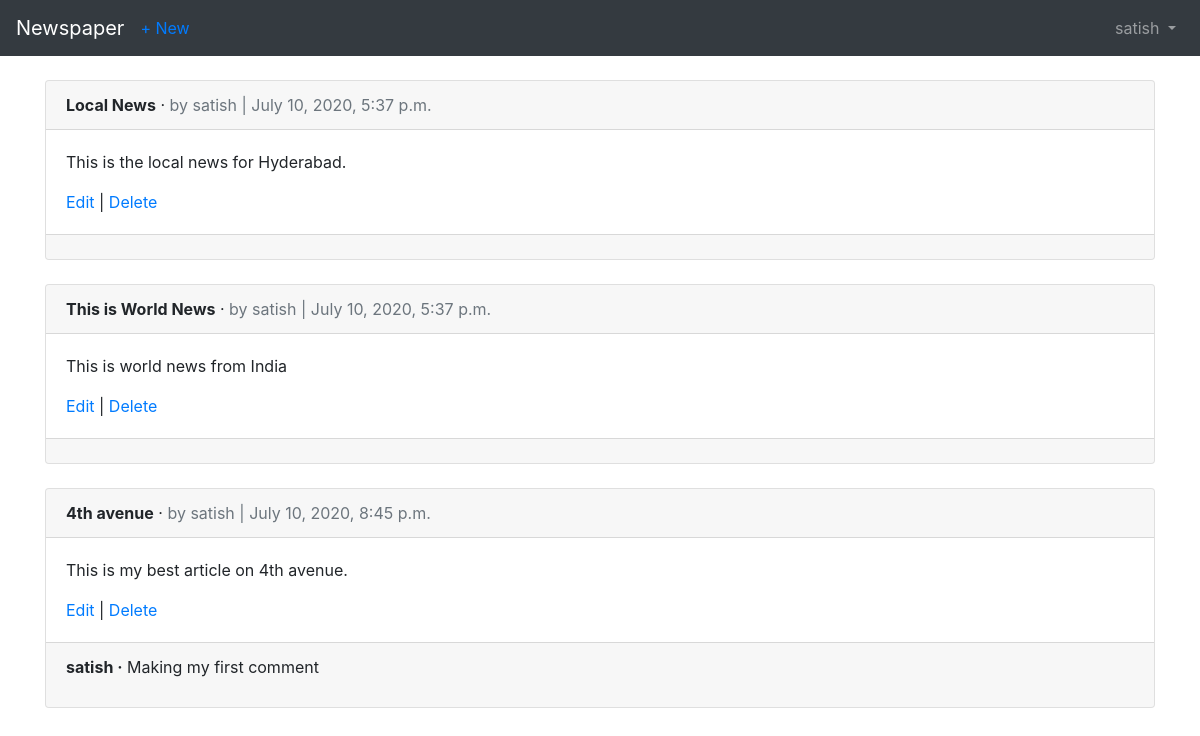
The page /articles/ (signed in) on the database its author committed.
### users/models.py (models this page shows)
class CustomUser(AbstractUser):
    age = models.PositiveIntegerField(null = True, blank = True)

### articles/models.py (models this page shows, shortened)
class Article(models.Model):
    title = models.CharField(max_length = 255)
    body = models.TextField()
    date = models.DateTimeField(auto_now_add = True)
    author = models.ForeignKey(
        get_user_model(),
        on_delete = models.CASCADE,
    )

class Comment(models.Model):
    article = models.ForeignKey(Article, on_delete = models.CASCADE,
    related_name = 'comments',
    )
    comment = models.CharField(max_length = 140)
    author = models.ForeignKey(
        get_user_model(),
        on_delete = models.CASCADE,
    )
    def __str__(self):
        return self.comment

### articles/views.py (the view)
# urls.py: path('', ArticleListView.as_view(), name = 'article_list'),
class ArticleListView(LoginRequiredMixin,ListView):
    model = Article
    template_name = 'article_list.html'

### articles/templates/article_list.html (shortened to what this page needs)
{% extends 'base.html' %}
{% block content %}
    {% for article in object_list %}
      <div class="card">
          <div class="card-header">
              <span class="font-weight-bold">{{ article.title }}</span> &middot;
              <span class="text-muted">by {{ article.author }} | {{ article.date }}</span>
          </div>
          <div class="card-body">
              <p>{{ article.body }}</p>
              <a href="{% url 'article_edit' article.pk %}">Edit</a> | <a href="{% url 'article_delete' article.pk %}">Delete</a>
          </div>
          <div class="card-footer">
              {% for comment in article.comments.all %}
              <p>
                  <span class="font-weight-bold">{{ comment.author }} &middot;</span>
                  {{ comment }}
              </p>
              {% endfor %}
          </div>
      </div>
      <br />
    {% endfor %}
{% endblock content %}

### templates/base.html (shortened to what this page needs)
<!doctype html>
<html lang="en">
  <head>
    <link rel="stylesheet" href="https://stackpath.bootstrapcdn.com/bootstrap/4.1.3/css/bootstrap.min.css">
  </head>
  <body>
    <nav class="navbar navbar-expand-md navbar-dark bg-dark mb-4">
      <a class="navbar-brand" href="{% url 'home' %}">Newspaper</a>
      {% if user.is_authenticated %}
        <ul class="navbar-nav mr-auto">
          <li class="nav-item"><a href="{% url 'article_new' %}">+ New</a></li>
        </ul>
      {% endif %}
      <div class="collapse navbar-collapse" id="navbarCollapse">
        {% if user.is_authenticated %}
          <ul class="navbar-nav ml-auto">
            <li class="nav-item">
              <a class="nav-link dropdown-toggle" href="#" id="userMenu" data-toggle="dropdown" aria-haspopup="true" aria-expanded="false">
                {{ user.username }}
              </a>
            </li>
          </ul>
        {% endif %}
      </div>
    </nav>
    <div class="container">
      {% block content %}
      {% endblock content %}
    </div>
  </body>
</html>

### rows shown on the page
CustomUser: username "satish"
Article: title "Local News", author "satish", date "July 10, 2020, 5:37 p.m.", body "This is the local news for Hyderabad."
Article: title "This is World News", author "satish", date "July 10, 2020, 5:37 p.m.", body "This is world news from India"
Article: title "4th avenue", author "satish", date "July 10, 2020, 8:45 p.m.", body "This is my best article on 4th avenue."
Comment: author "satish", comment "Making my first comment"
